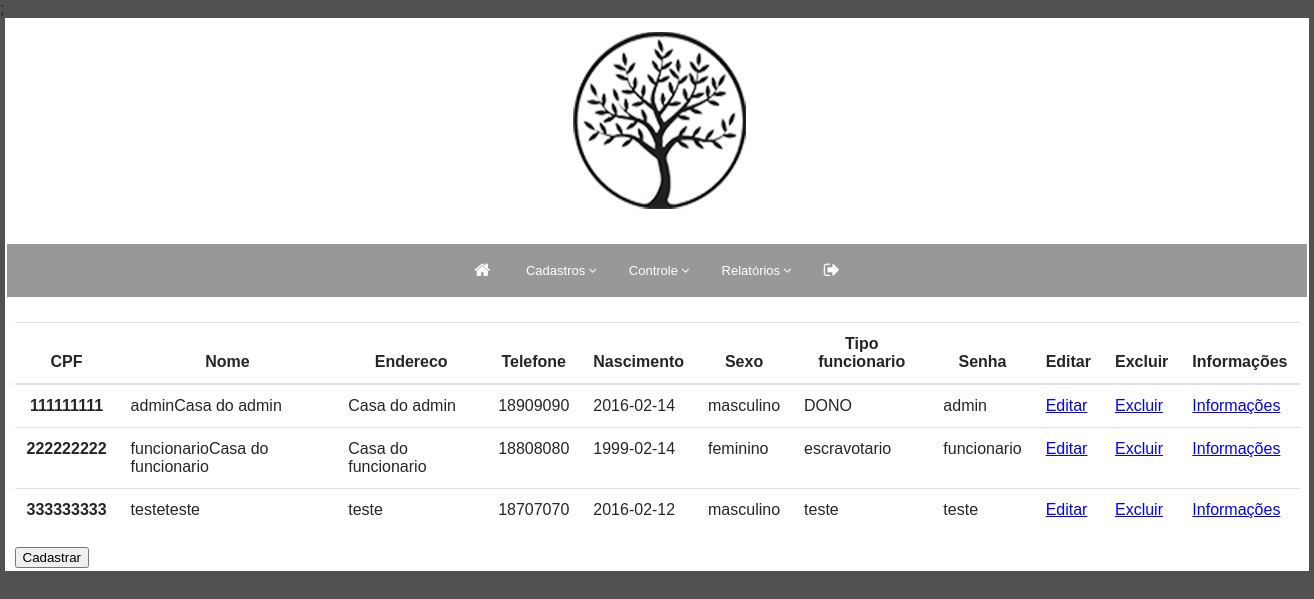
Page /cadastros/controleFuncionario.php on the committed database.
### tables this page shows
CREATE TABLE IF NOT EXISTS `Funcionarios` (
  `cpf` VARCHAR(14) NOT NULL,
  `Nome` VARCHAR(85) NULL,
  `Endereco` VARCHAR(60) NULL,
  `Telefone` VARCHAR(11) NULL,
  `Nascimento` DATE NULL,
  `Sexo` VARCHAR(9) NULL,
  `Tipo` VARCHAR(45) NULL,
  `senha` VARCHAR(45) NULL,
  `situacao_id` INT(11) NULL,
  `niveis_acessos_id_nivelAcesso` INT(11) NOT NULL,
  PRIMARY KEY (`cpf`),
  INDEX `fk_Funcionarios_niveis_acessos1_idx` (`niveis_acessos_id_nivelAcesso` ASC),
  CONSTRAINT `fk_Funcionarios_niveis_acessos1`
    FOREIGN KEY (`niveis_acessos_id_nivelAcesso`)
    REFERENCES `niveis_acessos` (`id_nivelAcesso`)
    ON DELETE NO ACTION
    ON UPDATE NO ACTION);

### cadastros/controleFuncionario.php (the view, shortened to what this page needs)
<?php
require_once 'funcoesGerais.php';
    imprimirCabecalho("Pagina Estoque");
    imprimirMenu(" ");
?>
                                    <?php
                                        $con = banco();
                                    ?>
        <?php
       $vetF = tras_Funcionario($con);
        ?>
        <div class="col-md-5 offset-2">
        <table class="table">
  <thead>
    <tr>
       <th scope="col">CPF</th>
      <th scope="col">Nome</th>
      <th scope="col">Endereco</th>
      <th scope="col">Telefone</th>
      <th scope="col">Nascimento</th>
      <th scope="col">Sexo</th>
      <th scope="col">Tipo funcionario</th>
      <th scope="col">Senha</th>
      <th scope="col">Editar</th>
      <th scope="col">Excluir</th>
      <th scope="col">Informações</th>
    </tr>
  </thead>
  <tbody>
      <?php if(isset($vetF)){foreach ($vetF as $tr){ ?>
    <tr>
      <th scope="row"> <?php echo $tr['cpf']; ?></th>
      <td><?php echo $tr['Nome']; echo $tr['Endereco']; ?></td>
      <td><?php echo $tr['Endereco']; ?></td>
      <td><?php echo $tr['Telefone']; ?></td>
      <td><?php echo $tr['Nascimento']; ?></td>
      <td><?php echo $tr['Sexo']; ?></td>
      <td><?php echo $tr['Tipo']; ?></td>
      <td><?php echo $tr['senha']; ?></td>
      <td><a href="editarFuncionario.php?$cpfantigo=<?php echo $tr['cpf']; ?>">Editar</a></td>
<td><a href="Controle.php?op=ExcluiFuncionario&excluir_Funcionario=<?php echo $tr['cpf']; ?>"onclick="return confirm('Deseja mesmo excluir esse Funcionario');">Excluir</a></td>
      <td><a href="informacoesFuncionario.php?$cpfantigo=<?php echo $tr['cpf']; ?>">Informações</a></td>
    </tr>
      <?php  }}else echo "<p>Não há Funcionarios Cadastrados.</p>";?>
  </tbody>
</table>
        </div>
            <a href="cadastroFuncionarios.php"><input type="button"value="Cadastrar"></a>
<?php
    Rodape(" ");
?>

### cadastros/funcoesGerais.php (shortened to what this page needs)
<?php
function imprimirCabecalho($titulo = "Título desta página") {
    ?>
    <!DOCTYPE html>
    <html lang="en">
        <head>
            <link rel="stylesheet" type="text/css" href="/font-awesome/css/style.css">
            <link rel="stylesheet" type="text/css" href="/font-awesome/css/registro.css" media="all" />
            <link rel="stylesheet" href="/font-awesome/css/navbar_techandall.css">
            <link href="/font-awesome/css/font-awesome.min.css" rel="stylesheet" type="text/css">
        </head>;
        <?php
    }
            ?>
        <?php
    function imprimirMenu($titulo) {
        ?>
        <BODY BGCOLOR="#515151" TEXT="000000" LINK="0000FF" VLINK="0000FF">
            <TABLE BORDER=0 WIDTH=10% BORDER=0 CELLPADDING=2 CELLSPACING=1 ALIGN=CENTER BGCOLOR="#000000">
                <TR BGCOLOR=#ffffff Height=60><TD colspan=3>
                <center><IMG src="/imgs/arvore1.png">
                    <div class="container">
                        <div>
                            <ul class="nav">
                                <li><a href="cadastroVenda.php"><i class="icon-home icon-large"></i></a></li>
                                <li class="dropdown"><a href="#">Cadastros</a>
                                    <div class="fulldrop">
                                        <li class="dropdown"><a href="#">Controle</a>
                                            <div class="fulldrop">
                                        <li class="dropdown"><a href="#">Relatórios</a>
                                            <div class="fulldrop">
                                                <li><a href="../Login/sair.php"><i class="icon-signout icon-large"></i></a></li>
                                                </TD></TR>
                                                <TR>
                                                    <TD VALIGN=top width="60%" BGCOLOR="FFFFFF">
                                                        <TABLE BORDER=0 WIDTH=99% ALIGN=CENTER>
                                                            <TR>
                                                                <TD VALIGN=top>
                                                                    <?php
                                                                }
  function Rodape($titulo) {
                ?>
                </TD></TR></TABLE>
              </TD>
                  </TR>
                                                </TABLE>
                                    </body>
                                    </html>
                                    <?php
                                }
                                    ?>
                                    <?php
function tras_Funcionario($con){
    $sql = "SELECT * FROM Funcionarios";
    $resultF = mysqli_query($con, $sql);
    while($linhaF = mysqli_fetch_assoc($resultF)){
        $vetF[] = $linhaF;
    }
    return $vetF;
}
                                    ?>

### rows in the picture
funcionarios: cpf "111111111", Nome "admin", Endereco "Casa do admin", Telefone "18909090", Nascimento "2016-02-14", Sexo "masculino", Tipo "DONO", senha "admin"
funcionarios: cpf "222222222", Nome "funcionario", Endereco "Casa do funcionario", Telefone "18808080", Nascimento "1999-02-14", Sexo "feminino", Tipo "escravotario", senha "funcionario"
funcionarios: cpf "333333333", Nome "teste", Endereco "teste", Telefone "18707070", Nascimento "2016-02-12", Sexo "masculino", Tipo "teste", senha "teste"
